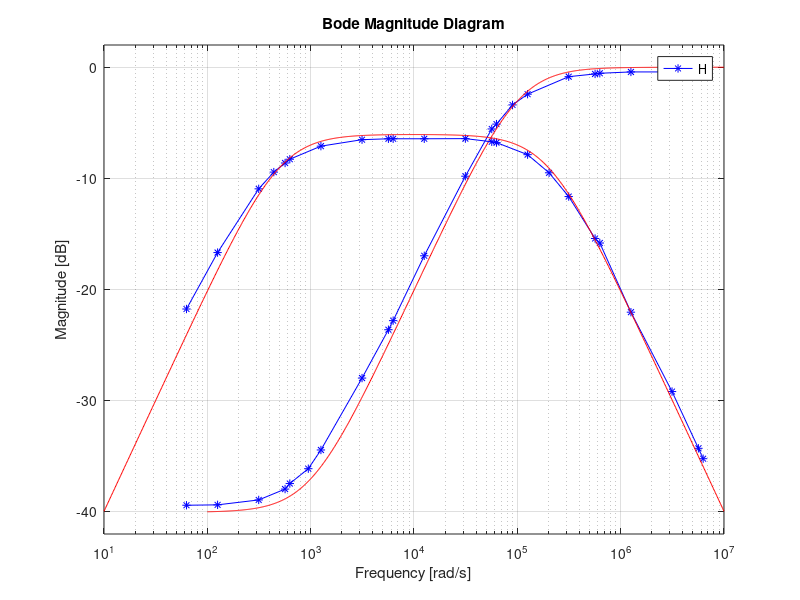

Recreate this plot in MATLAB.
%% Lab 8 Circuit 1 measurements
f1 = [10 20 50 90 100 151 200 500 900 1000 2000 5000 9000 10000 14300 ... 
    20000 50000 90000 100000 200000 500000 900000 1000000];
vs1 = [21.6 21.7 21.6 21.6 21.6 21.6 21.6 21.6 21.6 21.6 21.2 20 18.4 ...
    18.4 17 16.4 15 14.9 14.8 14.7 14.7 14.6 14.6];
vo1 = [0.23 0.232 0.243 0.272 0.288 0.336 0.408 0.86 1.42 1.56 3 6.46 ...
    9.7 10.2 11.5 12.4 13.6 13.9 13.9 14 14 14 14];
gain = vo1./vs1;
gaindb = 20*log10(gain);
c1 = 0.1e-6;
r1 = 10e3;
r2 = 100;
f1rad = f1*2*pi;
H = tf([r1*r2*c1 r2],[r1*r2*c1 r2+r1]);
semilogx(f1rad, gaindb, 'b*-');
hold on;
bodemag(H, 'r');
%% Circuit 2 measurements
f2 = [10 20 50 70 90 100 200 500 900 1000 2000 5000 9000 10000 20000 ...
    32300 50000 90000 100000 200000 500000 900000 1000000];
vs2 = [21.6 21.6 21.6 21.6 21.6 21.6 21.4 21.2 21 21 21 20.8 20.8 20.8 ...
    20.8 20.8 20.8 20.8 20.8 20.8 20.8 20.4 20.4];
vo2 = [1.76 3.16 6.12 7.28 8 8.32 9.44 10 10 10 10 9.92 9.6 9.52 8.4 ...
    6.96 5.44 3.52 3.36 1.64 0.72 0.392 0.352];
f2rad = f2*2*pi;
gain2 = vo2./vs2;
gaindb2 = 20*log10(gain2);
c1 = 1e-6;
c2 = 10e-9;
r1 = 1e3;
r2 = 1e3;
H = tf([1/(c2*r1) 0], [1 (c1*r2+c1*r1+c2*r2)/(r1*r2*c1*c2) 1/(r1*r2*c1*c2)]);
semilogx(f2rad, gaindb2, 'b*-');
hold on;
bodemag(H, 'r');
